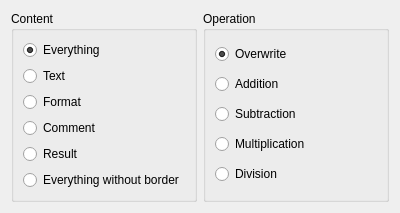
<ui version="4.0" >
 <author>Stefan Nikolaus &lt;stefan.nikolaus@kdemail.net></author>
 <comment>This file is part of the KDE project.
Copyright (C) 2006 Stefan Nikolaus &lt;stefan.nikolaus@kdemail.net>

This program is free software; you can redistribute it and/or modify
it under the terms of the GNU General Public License as published by
the Free Software Foundation; either version 2 of the License, or
(at your option) any later version.

This program is distributed in the hope that it will be useful,
but WITHOUT ANY WARRANTY; without even the implied warranty of
MERCHANTABILITY or FITNESS FOR A PARTICULAR PURPOSE.  See the
GNU General Public License for more details.

You should have received a copy of the GNU General Public License
along with this program; if not, write to the Free Software
Foundation, Inc., 51 Franklin Street, Fifth Floor, Boston, MA  02110-1301  USA
</comment>
 <exportmacro></exportmacro>
 <class>Calligra::Sheets::SpecialPasteWidget</class>
 <widget class="QWidget" name="SpecialPasteWidget" >
  <property name="geometry" >
   <rect>
    <x>0</x>
    <y>0</y>
    <width>400</width>
    <height>182</height>
   </rect>
  </property>
  <layout class="QHBoxLayout" >
   <item>
    <widget class="QGroupBox" name="groupBox" >
     <property name="title" >
      <string>Content</string>
     </property>
     <layout class="QVBoxLayout" >
      <item>
       <widget class="QRadioButton" name="everythingButton" >
        <property name="text" >
         <string>Everything</string>
        </property>
        <property name="checked" >
         <bool>true</bool>
        </property>
       </widget>
      </item>
      <item>
       <widget class="QRadioButton" name="textButton" >
        <property name="text" >
         <string>Text</string>
        </property>
       </widget>
      </item>
      <item>
       <widget class="QRadioButton" name="formatButton" >
        <property name="text" >
         <string>Format</string>
        </property>
       </widget>
      </item>
      <item>
       <widget class="QRadioButton" name="commentButton" >
        <property name="text" >
         <string>Comment</string>
        </property>
       </widget>
      </item>
      <item>
       <widget class="QRadioButton" name="resultButton" >
        <property name="text" >
         <string>Result</string>
        </property>
       </widget>
      </item>
      <item>
       <widget class="QRadioButton" name="noBorderButton" >
        <property name="text" >
         <string>Everything without border</string>
        </property>
       </widget>
      </item>
     </layout>
    </widget>
   </item>
   <item>
    <widget class="QGroupBox" name="groupBox_2" >
     <property name="title" >
      <string>Operation</string>
     </property>
     <layout class="QVBoxLayout" >
      <item>
       <widget class="QRadioButton" name="overwriteButton" >
        <property name="text" >
         <string>Overwrite</string>
        </property>
        <property name="checked" >
         <bool>true</bool>
        </property>
       </widget>
      </item>
      <item>
       <widget class="QRadioButton" name="additionButton" >
        <property name="text" >
         <string>Addition</string>
        </property>
       </widget>
      </item>
      <item>
       <widget class="QRadioButton" name="subtractionButton" >
        <property name="text" >
         <string>Subtraction</string>
        </property>
       </widget>
      </item>
      <item>
       <widget class="QRadioButton" name="multiplicationButton" >
        <property name="text" >
         <string>Multiplication</string>
        </property>
       </widget>
      </item>
      <item>
       <widget class="QRadioButton" name="divisionButton" >
        <property name="text" >
         <string>Division</string>
        </property>
       </widget>
      </item>
     </layout>
    </widget>
   </item>
  </layout>
 </widget>
 <pixmapfunction></pixmapfunction>
 <resources/>
 <connections/>
</ui>
